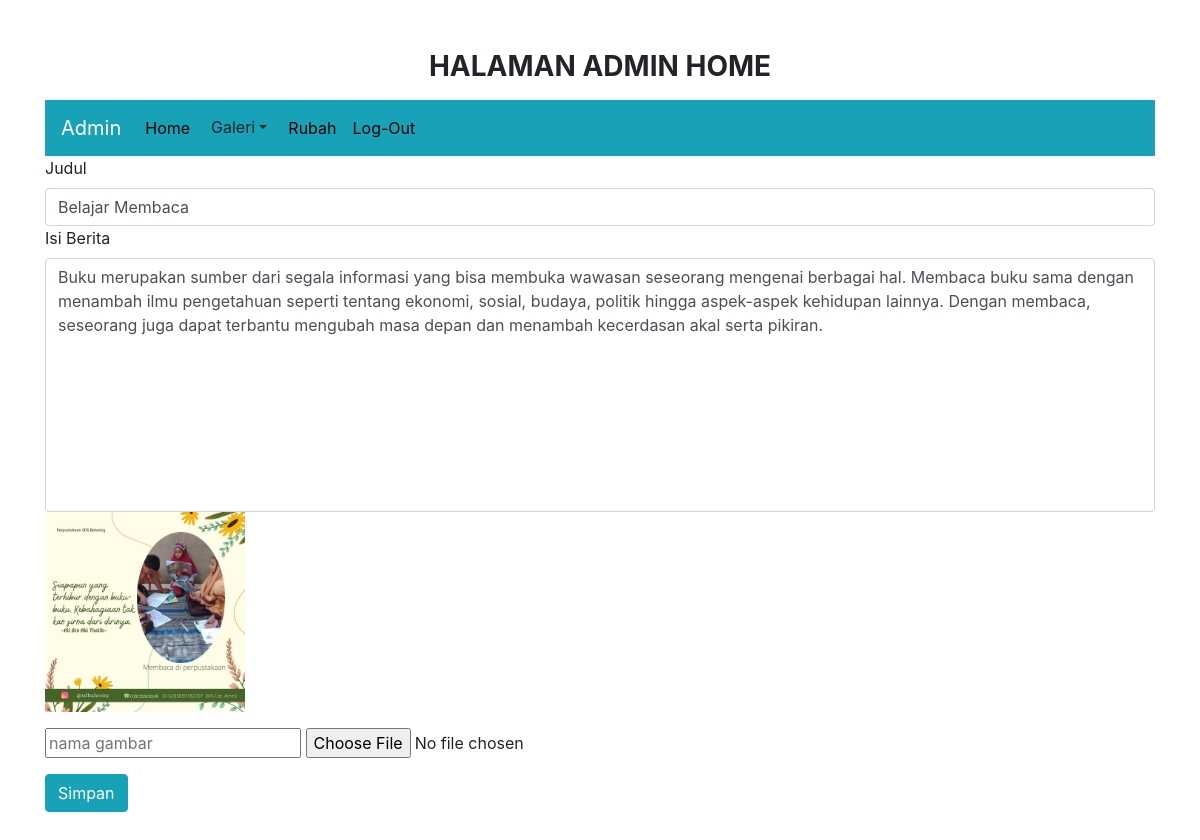
Page /admin/e_index.php?edit=1 on the committed database.
### tables this page shows
CREATE TABLE `tbl_utama` (
  `id` int(11) NOT NULL,
  `judul` varchar(30) NOT NULL,
  `isi` text NOT NULL,
  `nama_gambar` varchar(20) NOT NULL,
  `gambar` text NOT NULL
);

### admin/e_index.php (the view, shortened to what this page needs)
<!doctype html>
<html lang="en">
  <head>
    <link rel="stylesheet" href="https://cdn.jsdelivr.net/npm/bootstrap@4.6.2/dist/css/bootstrap.min.css">
    <link rel="stylesheet" href="../style.css">
  </head>
  <body>
<div class="container">
  <div class="admin-kepala">
    <h6>halaman admin home</h6>
  </div>
  <div class="navbar navbar-expand-lg navbar-dark bg-info">
    <a href="admin_index.php" class="navbar-brand">Admin</a>
    <div class="collapse navbar-collapse" id="ikonkecil">
      <div class="navbar-nav mr-auto">
        <a href="admin_index.php" class="nav-link">Home</a>
        <div class="dropdown">
          <button type="button" class="btn dropdown-toggle" data-toggle="dropdown" name="button">Galeri</button>
        </div>
        <a href="rubah.php" class="nav-link">Rubah</a>
        <a href="?keluar" class="nav-link">Log-Out</a>
      </div>
    </div>
  </div>
  <?php
  include '../koneksi/connect.php';
  $id=$_GET['edit'];
  $query=mysqli_query($link, "SELECT * FROM tbl_utama where id='$id' ");
  $outputan=mysqli_fetch_assoc($query);
   ?>
  <form method="post" enctype="multipart/form-data">
    <div class="form-group">
      <label for="judul">Judul</label>
      <input type="text" placeholder="Judul Berita" class="form-control" name="judul" value="<?php echo $outputan['judul'] ?>">
      <label for="isi">Isi Berita</label>
      <textarea name="isi" class="ckeditor form-control" rows="10" style="resize:none;"><?php echo $outputan['isi'] ?></textarea>
      <div class="image-wrapper">
        <img src="../tampung/<?php echo $outputan['gambar'] ?>" alt="">
      </div>
      <input type="text" placeholder="nama gambar" class="mt-3" name="nama_gambar" value="">
      <input type="file" name="gambar" value="">
    </div>
    <button type="submit" class="btn btn-info mb-5" name="simpan" onclick="return confirm('yakin untuk dirubah?')">Simpan</button>
  </form>
</div>
  </body>
</html>

### style.css (style rules this page uses)
h6 { font-size: 28px; text-transform: uppercase; font-weight: bold; }
.navbar { background-color: rgb(70, 187, 199); }
.nav-link { color: black !important; }

### admin/e_index.php (style rules this page uses)
.admin-kepala { height: 100px; text-align: center; padding-top: 50px; }
.image-wrapper img { width: 200px; }

### rows in the picture
tbl_utama: judul "Belajar Membaca", isi "Buku merupakan sumber dari segala informasi yang bisa membuka wawasan seseorang mengenai berbagai hal. Membaca buku sama dengan menambah ilmu pengetahuan seperti tentang ekonomi, sosial, budaya, politik hingga aspek-aspek kehidupan lainnya. Dengan membaca, seseorang juga dapat terbantu mengubah masa depan dan menambah kecerdasan akal serta pikiran.", gambar (picture)
